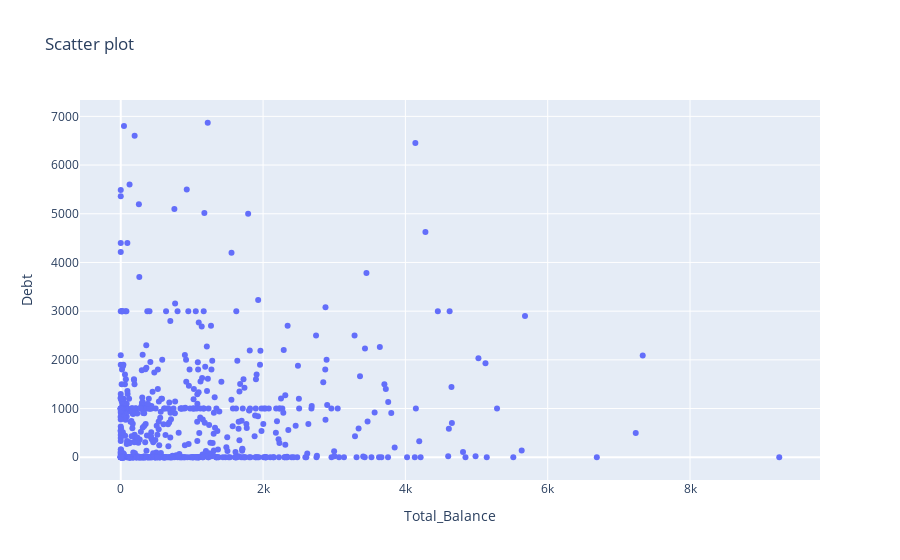
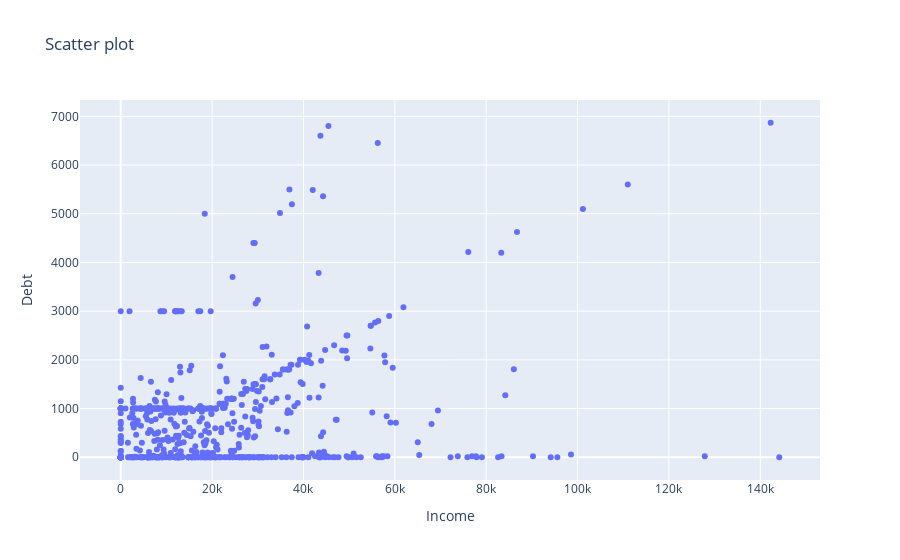

Write notebook code for charts like these, in order.
### Markdown cell above
## Exploring customer, account, and transaction data together

### Code cell
df = customer_data
@interact_manual #decorator
def exploreScatterplot(x=list(df.select_dtypes('number').columns), 
                 y=list(df.select_dtypes('number').columns)[0:]):

    # trace
    trace = [go.Scatter(x=df[x], y=df[y], mode='markers')]

    # layout
    layout = go.Layout(
                title = 'Scatter plot', # Graph title
                xaxis = dict(title = x.title()), # x-axis label
                yaxis = dict(title = y.title()), # y-axis label
                hovermode ='closest' # handles multiple points landing on the same vertical
    )

    # fig
    fig = go.Figure(trace, layout)
    fig.show()

### Figure 1 — Plotly figure (JSON) as saved in the notebook; plotly's stock layout.template omitted (floating-point values rounded to 4 significant figures; data arrays with more than 128 entries replaced by an {"elided": "..."} marker saying what was removed)
{"data": [{"mode": "markers", "type": "scatter", "x": {"elided": "747 float values"}, "y": {"elided": "747 float values"}}], "layout": {"hovermode": "closest", "title": {"text": "Scatter plot"}, "xaxis": {"title": {"text": "Total_Balance"}}, "yaxis": {"title": {"text": "Debt"}}}}

### Figure 2 — Plotly figure (JSON) as saved in the notebook; plotly's stock layout.template omitted (floating-point values rounded to 4 significant figures; data arrays with more than 128 entries replaced by an {"elided": "..."} marker saying what was removed)
{"data": [{"mode": "markers", "type": "scatter", "x": {"elided": "747 int values"}, "y": {"elided": "747 float values"}}], "layout": {"hovermode": "closest", "title": {"text": "Scatter plot"}, "xaxis": {"title": {"text": "Income"}}, "yaxis": {"title": {"text": "Debt"}}}}
